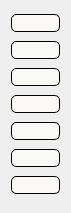
  <widget class="QWidget" name="verticalLayoutWidget_4">
   <property name="geometry">
    <rect>
     <x>640</x>
     <y>160</y>
     <width>71</width>
     <height>213</height>
    </rect>
   </property>
   <layout class="QVBoxLayout" name="verticalLayout_4">
    <item>
     <widget class="QLineEdit" name="PLT_ref">
      <property name="styleSheet">
       <string notr="true">background-color: #FAF9F6;
border: 1px solid black;
height: 1.6em;
border-radius: 5px;</string>
      </property>
     </widget>
    </item>
    <item>
     <widget class="QLineEdit" name="MPV_ref">
      <property name="styleSheet">
       <string notr="true">background-color: #FAF9F6;
border: 1px solid black;
height: 1.6em;
border-radius: 5px;</string>
      </property>
     </widget>
    </item>
    <item>
     <widget class="QLineEdit" name="PDW_SD_ref">
      <property name="styleSheet">
       <string notr="true">background-color: #FAF9F6;
border: 1px solid black;
height: 1.6em;
border-radius: 5px;</string>
      </property>
     </widget>
    </item>
    <item>
     <widget class="QLineEdit" name="PDW_CV_ref">
      <property name="styleSheet">
       <string notr="true">background-color: #FAF9F6;
border: 1px solid black;
height: 1.6em;
border-radius: 5px;</string>
      </property>
     </widget>
    </item>
    <item>
     <widget class="QLineEdit" name="PCT_ref">
      <property name="styleSheet">
       <string notr="true">background-color: #FAF9F6;
border: 1px solid black;
height: 1.6em;
border-radius: 5px;</string>
      </property>
     </widget>
    </item>
    <item>
     <widget class="QLineEdit" name="P_LCR_ref">
      <property name="styleSheet">
       <string notr="true">background-color: #FAF9F6;
border: 1px solid black;
height: 1.6em;
border-radius: 5px;</string>
      </property>
     </widget>
    </item>
    <item>
     <widget class="QLineEdit" name="P_LCC_ref">
      <property name="styleSheet">
       <string notr="true">background-color: #FAF9F6;
border: 1px solid black;
height: 1.6em;
border-radius: 5px;</string>
      </property>
     </widget>
    </item>
   </layout>
  </widget>
